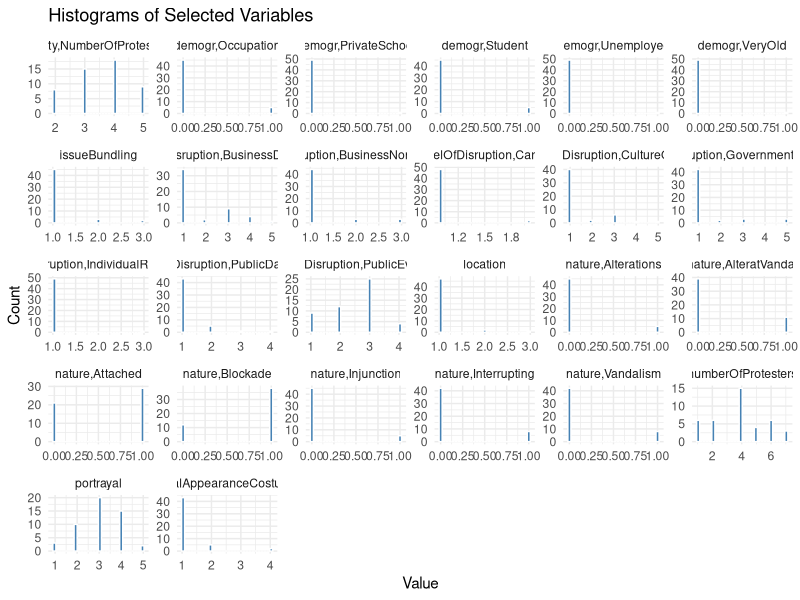

This figure's R source:
library(stringr)
library(dplyr)
library(tidyr)
library(ggplot2)

## Load data

# This is the RA coded data; sheet 2 from the auto-generated Google form response sheets
dF_A <- read.delim("Article Characteristics Coding v4 (Responses) - Short column names.tsv", sep="\t",
                 stringsAsFactors=FALSE, check.names=FALSE, quote = "")
dF_B <- read.delim("Article Characteristics Coding v4b (Responses) - Short column names.tsv", sep="\t",
                 stringsAsFactors=FALSE, check.names=FALSE, quote = "")
#version B contains additional Issue Bundling and Portrayal questions

# This is the data that describes the coding form the humans filled in; most needed for the response options
form_data <- read.delim("protestCharacteristicFormB6.tsv", sep="\t", stringsAsFactors=FALSE,
                        check.names=FALSE, quote = "")


## Delete text responses and metadata, and merge

text_questions <- form_data$Name[form_data$Type == "TEXT"]
metadata <- c("Timestamp", "Coder", "Title")
dF_A <- dF_A[!colnames(dF_A) %in% c(text_questions, metadata)]
dF_B <- dF_B[!colnames(dF_B) %in% c(text_questions, metadata)]
dF <- merge(dF_A, dF_B, by="id")


## Use the form_data response options to get the ordinality right for Likert scales

multiple_choice_questions <- form_data$Name[form_data$Type == "MULTIPLE_CHOICE"]
for (question in multiple_choice_questions) {
  response_options_text <- as.character(form_data$`Response options`[form_data$Name == question])
  response_options <- unlist(strsplit(response_options_text, "; "))
  ordinal_options <- response_options[!grepl("not enough detail|Not enough information", response_options)]
  dF[[question]] <- factor(dF[[question]],
                           levels = ordinal_options,
                           ordered = TRUE)
  dF[[question]] <- as.integer(dF[[question]])
}


## Make the variable names more usable

stringToCamelCase <- function(x) {
  sapply(x, function(str) {
    parts <- unlist(strsplit(str, "[ _]"))
    paste0(
      tolower(parts[1]),
      paste0(toupper(substring(parts[-1], 1, 1)),
             tolower(substring(parts[-1], 2)),
             collapse="")
    )
  })
}
names(dF) <- sapply(names(dF), stringToCamelCase)


## Turn natureOfDisruption and demographics into binary presence indicators

#function to split entries and remove None responses
split_checkbox <- function(x){
  
  #split entry by comma
  entry_split <- str_split(x, ", ")[[1]]
  
  #delete "None of the above"
  entry_split <- entry_split[entry_split != "None of the above"]
  return(entry_split)
  
}

#function to turn split entries into matrices of binary indicators
split_to_binary <- function(list_of_splits, all_options){

  binary <- lapply(list_of_splits, function(entry_split){
    sapply(all_options, function(option){
      option %in% entry_split
    })
  })
  binary <- as.data.frame(t(do.call(cbind, binary)))
  rownames(binary) <- NULL
  return(binary)
  
}

#apply to nature variable
nature_splits <- sapply(dF$natureOfDisruption, split_checkbox) #split lists by comma
all_nature_options <- sort(unique(unlist(nature_splits))) #get all the options
nature_binary <- split_to_binary(nature_splits, all_nature_options) #turn split lists into matrix of binaries
names(nature_binary) <- paste0("nature,",
                               c( "Blockade", "Injunction", "Interrupting", "Attached", "Alterations", "Vandalism"))
                               #rename columns

#join Alterations and Vandalism together
nature_binary$`nature,AlteratVandal` <- nature_binary$`nature,Vandalism` | nature_binary$`nature,Alterations`

#apply to demographics variable
demo_splits <- sapply(dF$demographics, split_checkbox) #split lists by comma
all_demo_options <- sort(unique(unlist(demo_splits))) #get all the options
demo_binary <- split_to_binary(demo_splits, all_demo_options) #turn split lists into matrix of binaries
names(demo_binary) <-  paste0("demogr,",
                              c("Occupation", "PrivateSchool", "Student", "Unemployed", "VeryOld"))
                              #rename columns. "veryYoung" does not occur as a value.

#add back into dataframe
dF <- cbind(dF, nature_binary, demo_binary)
dF <- subset(dF, select=-c(natureOfDisruption, demographics))


## Deal with NAs

#For costumes, NA (not enough info) should count as 1 (no costumes)
dF$visualAppearanceCostumes <- dF$visualAppearanceCostumes %>% replace_na(1)


## Investigate results

# numeric columns only
d_numeric <- dF %>%
  select(where(~ is.numeric(.) || is.logical(.)))

# Plot faceted histograms
d_long <- d_numeric %>%
  pivot_longer(cols = everything(), names_to = "variable", values_to = "value")
ggplot(d_long, aes(x = value)) +
  geom_histogram(bins = 30, fill = "steelblue", color = "white") +
  facet_wrap(~ variable, scales = "free") +
  theme_minimal() +
  labs(x = "Value", y = "Count", title = "Histograms of Selected Variables")

#tables per numeric variable
apply(d_numeric, 2, table)

#means for Pilot 2 overview table
round(apply(d_numeric, 2, mean, na.rm=TRUE), 2)

#median protester count
median(d_numeric$numberOfProtesters, na.rm=TRUE)


## Write questions we decided to keep to file

dF_kept <- dF[c("id",
                "numberOfProtesters",
                "levelOfDisruption,BusinessDamaging",
                "levelOfDisruption,PublicEveryday",
                "levelOfDisruption,GovernmentOrAuthority",
                "levelOfDisruption,PublicDamaging",
                "levelOfDisruption,CultureOrSport",
                "visualAppearanceCostumes",
                "issueBundling",
                "nature,Blockade",
                "nature,Attached",
                "nature,AlteratVandal",
                "portrayal")]
write.csv(dF_kept, "RA_pilot_clean.csv", row.names=F)
